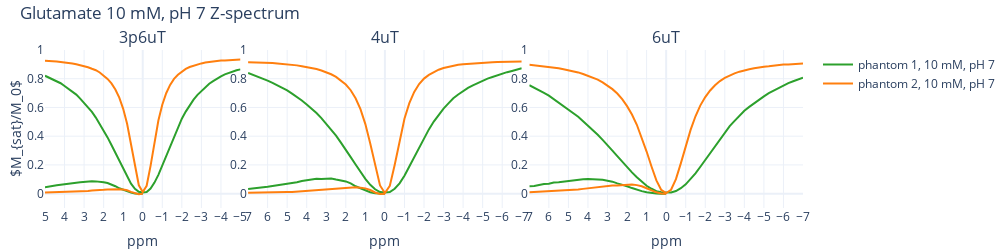
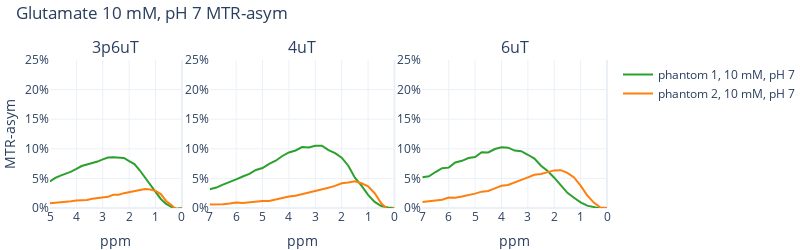

Write notebook code for charts like these, in order.
### Markdown cell above
# 10 mM, 7 pH #

### Code cell
fig = make_subplots(rows=1, cols=3,
                    subplot_titles=B_names[phantom_i], vertical_spacing = 0.07, horizontal_spacing=0.01, column_widths=[w1, w2, w3])
fig_2 = make_subplots(rows=1, cols=3,
                      subplot_titles=B_names[phantom_i], vertical_spacing = 0.07, horizontal_spacing=0.05, column_widths=[w1, w2, w3])

for phantom_i in [0, 1, 2]:
    cest_prtcl_names = cest_prtcls_names[phantom_i]  # 3.6, 4, 6
    colors = ['#1f77b4', '#ff7f0e', '#2ca02c']
    conc_l = conc_ls[phantom_i]
    ph_l = ph_ls[phantom_i]
    tag = tags[phantom_i]
    abc_id = [tag.index('a'), tag.index('b'), tag.index('c')]

    mean_z_spectrum = mean_z_spectra[phantom_i]
    mean_z_spectrum_not_cor = mean_z_spectra_n_c[phantom_i]
    # Iterate over each channel
    for B_idx in range(len(cest_prtcl_names)):
        # Iterate over each image
        for tag_i, cur_tag in enumerate(['a', 'b', 'c']):
            if (phantom_i == 0) & (cur_tag == 'c'):
                plot_flag = 1
            elif (phantom_i == 1) & (cur_tag == 'b'):
                plot_flag = 1
            else:
                plot_flag = 0

            if plot_flag:
                vial_i = tag.index(cur_tag)
                z_vial_B = mean_z_spectrum[vial_i,B_idx,:]
                z_vial_B_not_cor = mean_z_spectrum_not_cor[vial_i,B_idx,:]
                if B_idx == 0:
                    ppm_lim = 5
                    z_vial_B = z_vial_B[:51]
                else:
                    ppm_lim = 7
                
                # MTR asym calculation
                cha_n = len(z_vial_B)
                mid_i = int(cha_n/2 - 1)
                last_i = int(cha_n-1)
                positives = z_vial_B[0:(mid_i+2)]  # positives to 0 (including)
                negatives = z_vial_B[last_i:mid_i:-1]  # negatives to 0 (including)
    
                MTR_asym = negatives-positives
                ppm_asym = np.linspace(ppm_lim, 0, num=(mid_i+2))     
    
                ppm = np.linspace(ppm_lim, -ppm_lim, num=cha_n)
    
                col_idx = B_idx + 1
                fig.add_trace(go.Scatter(x=ppm, y=z_vial_B, line=dict(color=colors[tag_i]), name=f'phantom {phantom_i+1}, {conc_l[vial_i]}, {ph_l[vial_i]}', legendgroup=f'{1}_{col_idx}_1'), row=1, col=col_idx)
                # fig.add_trace(go.Scatter(x=ppm, y=z_vial_B_not_cor, line=dict(color='gray'), name=f'{cur_tag} {conc_l[vial_i]}, {ph_l[vial_i]}', legendgroup=f'{1}_{col_idx}_1'), row=1, col=col_idx)  # later delete!
                fig.add_trace(go.Scatter(x=ppm_asym, y=MTR_asym, line=dict(color=colors[tag_i]), name=f'phantom {phantom_i+1}, {conc_l[vial_i]}, {ph_l[vial_i]}', legendgroup=f'{1}_{col_idx}_2'), row=1, col=col_idx)
                fig.update_xaxes(title_text='ppm', row=1, col=col_idx)
                
                fig_2.add_trace(go.Scatter(x=ppm_asym, y=MTR_asym, line=dict(color=colors[tag_i]), name=f'phantom {phantom_i+1}, {conc_l[vial_i]}, {ph_l[vial_i]}', legendgroup=f'{1}_{col_idx}_2'), row=1, col=col_idx)
                fig_2.update_xaxes(title_text='ppm', row=1, col=col_idx)
            
fig.update_yaxes(title_text='$M_{sat}/M_0$', row=1, col=1, title_standoff=2)
fig_2.update_yaxes(title_text='MTR-asym', row=1, col=1)

# Update layout
fig.update_layout(template='plotly_white',  # Set the theme to plotly white
                  title_text=f'Glutamate 10 mM, pH 7 Z-spectrum',
                  height=250, width=1000,
                  title=dict(x=0.02, y=0.97),
                  margin=dict(l=45, r=0, t=50, b=0)
                  )  # Adjust the title position

fig_2.update_layout(template='plotly_white',  # Set the theme to plotly white
              title_text=f'Glutamate 10 mM, pH 7 MTR-asym',
              height=250, width=800,
              title=dict(x=0.02, y=0.97),
              margin=dict(l=0, r=0, t=60, b=0)
                    )  # Adjust the title position

# Set axes for z-spectrum
fig.update_xaxes(autorange='reversed',tickmode='linear', tick0=0, dtick=1)
fig.update_yaxes(tickmode='linear', tick0=0, dtick=0.2, range=[-0.1, 1])

# # Set axes for MTR-asym
fig_2.update_xaxes(autorange='reversed', dtick=1)
# fig_2.update_xaxes(tickvals=list(range(5)), ticktext=list(map(str, range(4, -1, -1))))
fig_2.update_yaxes(tickmode='linear', tick0=0, dtick=0.05, range=[0, 0.25], tickformat='.0%')    

# Show only specific legend groups
for trace in fig.data:
    trace.showlegend = (trace.legendgroup == '1_1_1')
    
# Show only specific legend groups
for trace in fig_2.data:
    trace.showlegend = (trace.legendgroup == '1_1_2')

# Show the plot
print(f'Glutamate 10 mM, pH 7')
fig.show()
fig_2.show()

pio.write_image(fig, f'images/z_spec/zspec_10_cmpr.jpeg')
pio.write_image(fig_2, f'images/z_spec/mtr_10_cmpr.jpeg')

### Figure 1 — Plotly figure (JSON) as saved in the notebook; plotly's stock layout.template omitted (floating-point values rounded to 4 significant figures)
{"data": [{"legendgroup": "1_1_1", "line": {"color": "#2ca02c"}, "name": "phantom 1, 10 mM, pH 7", "showlegend": true, "type": "scatter", "x": [5.0, 4.8, 4.6, 4.4, 4.2, 4.0, 3.8, 3.6, 3.4, 3.2, 3.0, 2.8, 2.6, 2.4, 2.2, 2.0, 1.8, 1.6, 1.4, 1.2, 1.0, 0.8, 0.6, 0.4, 0.2, 0.0, -0.2, -0.4, -0.6, -0.8, -1.0, -1.2, -1.4, -1.6, -1.8, -2.0, -2.2, -2.4, -2.6, -2.8, -3.0, -3.2, -3.4, -3.6, -3.8, -4.0, -4.2, -4.4, -4.6, -4.8, -5.0], "xaxis": "x", "y": [0.8206, 0.8076, 0.7951, 0.7827, 0.7687, 0.7497, 0.7302, 0.7095, 0.6896, 0.662, 0.633, 0.6023, 0.5691, 0.5295, 0.4865, 0.4427, 0.3915, 0.3384, 0.2831, 0.2274, 0.1691, 0.1154, 0.06973, 0.03358, 0.01279, 0.008403, 0.01166, 0.03537, 0.07666, 0.1306, 0.1963, 0.2647, 0.3346, 0.4022, 0.4656, 0.5219, 0.571, 0.6148, 0.6547, 0.6875, 0.7152, 0.7404, 0.7655, 0.783, 0.801, 0.8156, 0.83, 0.8408, 0.8499, 0.8585, 0.8653], "yaxis": "y"}, {"legendgroup": "1_1_2", "line": {"color": "#2ca02c"}, "name": "phantom 1, 10 mM, pH 7", "showlegend": false, "type": "scatter", "x": [5.0, 4.8, 4.6, 4.4, 4.2, 4.0, 3.8, 3.6, 3.4, 3.2, 3.0, 2.8, 2.6, 2.4, 2.2, 2.0, 1.8, 1.6, 1.4, 1.2, 1.0, 0.8, 0.6, 0.4, 0.2, 0.0], "xaxis": "x", "y": [0.04471, 0.05093, 0.05478, 0.05803, 0.06134, 0.0659, 0.07086, 0.07356, 0.07595, 0.07845, 0.08219, 0.08525, 0.08563, 0.08531, 0.08449, 0.07914, 0.0741, 0.06375, 0.05156, 0.03736, 0.0272, 0.01525, 0.006928, 0.001789, -0.001129, 0.0], "yaxis": "y"}, {"legendgroup": "1_2_1", "line": {"color": "#2ca02c"}, "name": "phantom 1, 10 mM, pH 7", "showlegend": false, "type": "scatter", "x": [7.0, 6.75, 6.5, 6.25, 6.0, 5.75, 5.5, 5.25, 5.0, 4.75, 4.5, 4.25, 4.0, 3.75, 3.5, 3.25, 3.0, 2.75, 2.5, 2.25, 2.0, 1.75, 1.5, 1.25, 1.0, 0.75, 0.5, 0.25, 0.0, -0.25, -0.5, -0.75, -1.0, -1.25, -1.5, -1.75, -2.0, -2.25, -2.5, -2.75, -3.0, -3.25, -3.5, -3.75, -4.0, -4.25, -4.5, -4.75, -5.0, -5.25, -5.5, -5.75, -6.0, -6.25, -6.5, -6.75, -7.0], "xaxis": "x2", "y": [0.8409, 0.8283, 0.8148, 0.8021, 0.7867, 0.7712, 0.7543, 0.7368, 0.7188, 0.6961, 0.6744, 0.6486, 0.6209, 0.5928, 0.5607, 0.5263, 0.4872, 0.4456, 0.4037, 0.3547, 0.307, 0.2539, 0.2024, 0.1512, 0.1026, 0.06158, 0.03039, 0.01054, 0.007177, 0.01142, 0.03377, 0.07176, 0.1247, 0.1889, 0.2537, 0.3253, 0.392, 0.4474, 0.5016, 0.5509, 0.5923, 0.6286, 0.6636, 0.6899, 0.7148, 0.7365, 0.7543, 0.7705, 0.7863, 0.801, 0.8119, 0.8244, 0.8349, 0.8457, 0.8543, 0.8628, 0.8726], "yaxis": "y2"}, {"legendgroup": "1_2_2", "line": {"color": "#2ca02c"}, "name": "phantom 1, 10 mM, pH 7", "showlegend": false, "type": "scatter", "x": [7.0, 6.75, 6.5, 6.25, 6.0, 5.75, 5.5, 5.25, 5.0, 4.75, 4.5, 4.25, 4.0, 3.75, 3.5, 3.25, 3.0, 2.75, 2.5, 2.25, 2.0, 1.75, 1.5, 1.25, 1.0, 0.75, 0.5, 0.25, 0.0], "xaxis": "x2", "y": [0.03165, 0.03447, 0.03952, 0.04355, 0.04823, 0.05321, 0.05761, 0.06418, 0.06751, 0.0744, 0.07989, 0.08786, 0.09384, 0.09717, 0.1029, 0.1024, 0.1051, 0.1053, 0.09789, 0.09267, 0.08507, 0.07139, 0.05123, 0.03773, 0.02213, 0.01018, 0.003378, 0.0008797, 0.0], "yaxis": "y2"}, {"legendgroup": "1_3_1", "line": {"color": "#2ca02c"}, "name": "phantom 1, 10 mM, pH 7", "showlegend": false, "type": "scatter", "x": [7.0, 6.75, 6.5, 6.25, 6.0, 5.75, 5.5, 5.25, 5.0, 4.75, 4.5, 4.25, 4.0, 3.75, 3.5, 3.25, 3.0, 2.75, 2.5, 2.25, 2.0, 1.75, 1.5, 1.25, 1.0, 0.75, 0.5, 0.25, 0.0, -0.25, -0.5, -0.75, -1.0, -1.25, -1.5, -1.75, -2.0, -2.25, -2.5, -2.75, -3.0, -3.25, -3.5, -3.75, -4.0, -4.25, -4.5, -4.75, -5.0, -5.25, -5.5, -5.75, -6.0, -6.25, -6.5, -6.75, -7.0], "xaxis": "x3", "y": [0.7549, 0.7389, 0.7217, 0.7018, 0.6824, 0.658, 0.6381, 0.6149, 0.5906, 0.5629, 0.5359, 0.5045, 0.4748, 0.4424, 0.4097, 0.3742, 0.3392, 0.2998, 0.2612, 0.2217, 0.1833, 0.1483, 0.1148, 0.08306, 0.05494, 0.03389, 0.01713, 0.009214, 0.007943, 0.00859, 0.0182, 0.03787, 0.06435, 0.1005, 0.1404, 0.187, 0.2345, 0.2841, 0.3326, 0.3832, 0.4291, 0.4702, 0.5066, 0.5443, 0.5773, 0.604, 0.6296, 0.657, 0.6768, 0.6994, 0.7178, 0.735, 0.7506, 0.769, 0.7825, 0.7925, 0.8067], "yaxis": "y3"}, {"legendgroup": "1_3_2", "line": {"color": "#2ca02c"}, "name": "phantom 1, 10 mM, pH 7", "showlegend": false, "type": "scatter", "x": [7.0, 6.75, 6.5, 6.25, 6.0, 5.75, 5.5, 5.25, 5.0, 4.75, 4.5, 4.25, 4.0, 3.75, 3.5, 3.25, 3.0, 2.75, 2.5, 2.25, 2.0, 1.75, 1.5, 1.25, 1.0, 0.75, 0.5, 0.25, 0.0], "xaxis": "x3", "y": [0.05181, 0.05353, 0.06079, 0.06723, 0.06819, 0.07696, 0.0797, 0.08444, 0.08621, 0.09412, 0.09373, 0.09959, 0.1025, 0.1019, 0.09698, 0.09597, 0.08994, 0.08345, 0.07137, 0.06236, 0.05123, 0.03875, 0.02568, 0.01743, 0.009415, 0.003981, 0.001066, -0.0006239, 0.0], "yaxis": "y3"}, {"legendgroup": "1_1_1", "line": {"color": "#ff7f0e"}, "name": "phantom 2, 10 mM, pH 7", "showlegend": true, "type": "scatter", "x": [5.0, 4.8, 4.6, 4.4, 4.2, 4.0, 3.8, 3.6, 3.4, 3.2, 3.0, 2.8, 2.6, 2.4, 2.2, 2.0, 1.8, 1.6, 1.4, 1.2, 1.0, 0.8, 0.6, 0.4, 0.2, 0.0, -0.2, -0.4, -0.6, -0.8, -1.0, -1.2, -1.4, -1.6, -1.8, -2.0, -2.2, -2.4, -2.6, -2.8, -3.0, -3.2, -3.4, -3.6, -3.8, -4.0, -4.2, -4.4, -4.6, -4.8, -5.0], "xaxis": "x", "y": [0.9251, 0.925, 0.923, 0.9196, 0.916, 0.9139, 0.9109, 0.9063, 0.9012, 0.8959, 0.889, 0.8801, 0.8691, 0.8591, 0.8435, 0.8236, 0.7986, 0.7677, 0.7251, 0.668, 0.5904, 0.486, 0.3487, 0.1888, 0.05804, 0.01163, 0.05456, 0.1936, 0.3606, 0.5095, 0.6194, 0.6991, 0.7571, 0.7989, 0.8278, 0.8506, 0.8686, 0.8815, 0.8913, 0.8989, 0.9067, 0.9126, 0.9168, 0.9197, 0.9239, 0.9264, 0.9273, 0.9295, 0.9318, 0.9337, 0.9332], "yaxis": "y"}, {"legendgroup": "1_1_2", "line": {"color": "#ff7f0e"}, "name": "phantom 2, 10 mM, pH 7", "showlegend": false, "type": "scatter", "x": [5.0, 4.8, 4.6, 4.4, 4.2, 4.0, 3.8, 3.6, 3.4, 3.2, 3.0, 2.8, 2.6, 2.4, 2.2, 2.0, 1.8, 1.6, 1.4, 1.2, 1.0, 0.8, 0.6, 0.4, 0.2, 0.0], "xaxis": "x", "y": [0.008025, 0.008683, 0.008789, 0.009874, 0.01123, 0.01246, 0.01299, 0.01347, 0.01566, 0.01673, 0.01766, 0.01883, 0.02221, 0.02242, 0.02508, 0.02701, 0.02919, 0.03113, 0.03198, 0.03109, 0.02901, 0.02349, 0.01186, 0.00485, -0.003484, 0.0], "yaxis": "y"}, {"legendgroup": "1_2_1", "line": {"color": "#ff7f0e"}, "name": "phantom 2, 10 mM, pH 7", "showlegend": false, "type": "scatter", "x": [7.0, 6.75, 6.5, 6.25, 6.0, 5.75, 5.5, 5.25, 5.0, 4.75, 4.5, 4.25, 4.0, 3.75, 3.5, 3.25, 3.0, 2.75, 2.5, 2.25, 2.0, 1.75, 1.5, 1.25, 1.0, 0.75, 0.5, 0.25, 0.0, -0.25, -0.5, -0.75, -1.0, -1.25, -1.5, -1.75, -2.0, -2.25, -2.5, -2.75, -3.0, -3.25, -3.5, -3.75, -4.0, -4.25, -4.5, -4.75, -5.0, -5.25, -5.5, -5.75, -6.0, -6.25, -6.5, -6.75, -7.0], "xaxis": "x2", "y": [0.9141, 0.9137, 0.9123, 0.9101, 0.909, 0.909, 0.9057, 0.9029, 0.8995, 0.8982, 0.893, 0.8863, 0.8816, 0.8764, 0.8676, 0.8574, 0.8461, 0.8312, 0.8131, 0.7892, 0.7593, 0.72, 0.6635, 0.5878, 0.4843, 0.3484, 0.1912, 0.0569, 0.004536, 0.05409, 0.1993, 0.3734, 0.5209, 0.6296, 0.7087, 0.7632, 0.801, 0.8266, 0.8473, 0.8625, 0.8744, 0.8832, 0.8909, 0.8972, 0.901, 0.9041, 0.9076, 0.9102, 0.9112, 0.9136, 0.9155, 0.9173, 0.9184, 0.9178, 0.9187, 0.9198, 0.9201], "yaxis": "y2"}, {"legendgroup": "1_2_2", "line": {"color": "#ff7f0e"}, "name": "phantom 2, 10 mM, pH 7", "showlegend": false, "type": "scatter", "x": [7.0, 6.75, 6.5, 6.25, 6.0, 5.75, 5.5, 5.25, 5.0, 4.75, 4.5, 4.25, 4.0, 3.75, 3.5, 3.25, 3.0, 2.75, 2.5, 2.25, 2.0, 1.75, 1.5, 1.25, 1.0, 0.75, 0.5, 0.25, 0.0], "xaxis": "x2", "y": [0.005937, 0.006045, 0.006454, 0.007667, 0.009408, 0.008303, 0.009717, 0.01069, 0.01164, 0.01199, 0.01457, 0.01772, 0.01945, 0.02083, 0.02324, 0.0258, 0.02837, 0.03136, 0.03417, 0.0374, 0.04175, 0.0432, 0.04516, 0.04183, 0.03664, 0.025, 0.008023, -0.002806, 0.0], "yaxis": "y2"}, {"legendgroup": "1_3_1", "line": {"color": "#ff7f0e"}, "name": "phantom 2, 10 mM, pH 7", "showlegend": false, "type": "scatter", "x": [7.0, 6.75, 6.5, 6.25, 6.0, 5.75, 5.5, 5.25, 5.0, 4.75, 4.5, 4.25, 4.0, 3.75, 3.5, 3.25, 3.0, 2.75, 2.5, 2.25, 2.0, 1.75, 1.5, 1.25, 1.0, 0.75, 0.5, 0.25, 0.0, -0.25, -0.5, -0.75, -1.0, -1.25, -1.5, -1.75, -2.0, -2.25, -2.5, -2.75, -3.0, -3.25, -3.5, -3.75, -4.0, -4.25, -4.5, -4.75, -5.0, -5.25, -5.5, -5.75, -6.0, -6.25, -6.5, -6.75, -7.0], "xaxis": "x3", "y": [0.8967, 0.8934, 0.8897, 0.885, 0.8811, 0.878, 0.8725, 0.8653, 0.8597, 0.853, 0.8441, 0.8328, 0.8215, 0.8102, 0.794, 0.7748, 0.7535, 0.7275, 0.6968, 0.6574, 0.609, 0.5507, 0.4793, 0.3924, 0.293, 0.1893, 0.09179, 0.02583, 0.004147, 0.02678, 0.1009, 0.2107, 0.3307, 0.4439, 0.5387, 0.6146, 0.6726, 0.718, 0.7542, 0.7835, 0.8053, 0.823, 0.8375, 0.8491, 0.859, 0.866, 0.8729, 0.8806, 0.884, 0.887, 0.8921, 0.8955, 0.8989, 0.8989, 0.9021, 0.9051, 0.9068], "yaxis": "y3"}, {"legendgroup": "1_3_2", "line": {"color": "#ff7f0e"}, "name": "phantom 2, 10 mM, pH 7", "showlegend": false, "type": "scatter", "x": [7.0, 6.75, 6.5, 6.25, 6.0, 5.75, 5.5, 5.25, 5.0, 4.75, 4.5, 4.25, 4.0, 3.75, 3.5, 3.25, 3.0, 2.75, 2.5, 2.25, 2.0, 1.75, 1.5, 1.25, 1.0, 0.75, 0.5, 0.25, 0.0], "xaxis": "x3", "y": [0.01003, 0.0117, 0.01241, 0.01399, 0.01779, 0.01752, 0.01959, 0.02165, 0.02428, 0.02763, 0.0288, 0.03315, 0.03757, 0.0389, 0.04359, 0.0482, 0.05178, 0.05602, 0.05734, 0.06056, 0.06352, 0.06392, 0.05933, 0.05155, 0.03764, 0.02145, 0.009082, 0.0009445, 0.0], "yaxis": "y3"}], "layout": {"annotations": [{"font": {"size": 16}, "showarrow": false, "text": "3p6uT", "x": 0.1289, "xanchor": "center", "xref": "paper", "y": 1.0, "yanchor": "bottom", "yref": "paper"}, {"font": {"size": 16}, "showarrow": false, "text": "4uT", "x": 0.4484, "xanchor": "center", "xref": "paper", "y": 1.0, "yanchor": "bottom", "yref": "paper"}, {"font": {"size": 16}, "showarrow": false, "text": "6uT", "x": 0.8195, "xanchor": "center", "xref": "paper", "y": 1.0, "yanchor": "bottom", "yref": "paper"}], "height": 250, "margin": {"b": 0, "l": 45, "r": 0, "t": 50}, "title": {"text": "Glutamate 10 mM, pH 7 Z-spectrum", "x": 0.02, "y": 0.97}, "width": 1000, "xaxis": {"anchor": "y", "autorange": "reversed", "domain": [0.0, 0.2579], "dtick": 1, "tick0": 0, "tickmode": "linear", "title": {"text": "ppm"}}, "xaxis2": {"anchor": "y2", "autorange": "reversed", "domain": [0.2679, 0.6289], "dtick": 1, "tick0": 0, "tickmode": "linear", "title": {"text": "ppm"}}, "xaxis3": {"anchor": "y3", "autorange": "reversed", "domain": [0.6389, 1.0], "dtick": 1, "tick0": 0, "tickmode": "linear", "title": {"text": "ppm"}}, "yaxis": {"anchor": "x", "domain": [0.0, 1.0], "dtick": 0.2, "range": [-0.1, 1], "tick0": 0, "tickmode": "linear", "title": {"standoff": 2, "text": "$M_{sat}/M_0$"}}, "yaxis2": {"anchor": "x2", "domain": [0.0, 1.0], "dtick": 0.2, "range": [-0.1, 1], "tick0": 0, "tickmode": "linear"}, "yaxis3": {"anchor": "x3", "domain": [0.0, 1.0], "dtick": 0.2, "range": [-0.1, 1], "tick0": 0, "tickmode": "linear"}}}

### Figure 2 — Plotly figure (JSON) as saved in the notebook; plotly's stock layout.template omitted (floating-point values rounded to 4 significant figures)
{"data": [{"legendgroup": "1_1_2", "line": {"color": "#2ca02c"}, "name": "phantom 1, 10 mM, pH 7", "showlegend": true, "type": "scatter", "x": [5.0, 4.8, 4.6, 4.4, 4.2, 4.0, 3.8, 3.6, 3.4, 3.2, 3.0, 2.8, 2.6, 2.4, 2.2, 2.0, 1.8, 1.6, 1.4, 1.2, 1.0, 0.8, 0.6, 0.4, 0.2, 0.0], "xaxis": "x", "y": [0.04471, 0.05093, 0.05478, 0.05803, 0.06134, 0.0659, 0.07086, 0.07356, 0.07595, 0.07845, 0.08219, 0.08525, 0.08563, 0.08531, 0.08449, 0.07914, 0.0741, 0.06375, 0.05156, 0.03736, 0.0272, 0.01525, 0.006928, 0.001789, -0.001129, 0.0], "yaxis": "y"}, {"legendgroup": "1_2_2", "line": {"color": "#2ca02c"}, "name": "phantom 1, 10 mM, pH 7", "showlegend": false, "type": "scatter", "x": [7.0, 6.75, 6.5, 6.25, 6.0, 5.75, 5.5, 5.25, 5.0, 4.75, 4.5, 4.25, 4.0, 3.75, 3.5, 3.25, 3.0, 2.75, 2.5, 2.25, 2.0, 1.75, 1.5, 1.25, 1.0, 0.75, 0.5, 0.25, 0.0], "xaxis": "x2", "y": [0.03165, 0.03447, 0.03952, 0.04355, 0.04823, 0.05321, 0.05761, 0.06418, 0.06751, 0.0744, 0.07989, 0.08786, 0.09384, 0.09717, 0.1029, 0.1024, 0.1051, 0.1053, 0.09789, 0.09267, 0.08507, 0.07139, 0.05123, 0.03773, 0.02213, 0.01018, 0.003378, 0.0008797, 0.0], "yaxis": "y2"}, {"legendgroup": "1_3_2", "line": {"color": "#2ca02c"}, "name": "phantom 1, 10 mM, pH 7", "showlegend": false, "type": "scatter", "x": [7.0, 6.75, 6.5, 6.25, 6.0, 5.75, 5.5, 5.25, 5.0, 4.75, 4.5, 4.25, 4.0, 3.75, 3.5, 3.25, 3.0, 2.75, 2.5, 2.25, 2.0, 1.75, 1.5, 1.25, 1.0, 0.75, 0.5, 0.25, 0.0], "xaxis": "x3", "y": [0.05181, 0.05353, 0.06079, 0.06723, 0.06819, 0.07696, 0.0797, 0.08444, 0.08621, 0.09412, 0.09373, 0.09959, 0.1025, 0.1019, 0.09698, 0.09597, 0.08994, 0.08345, 0.07137, 0.06236, 0.05123, 0.03875, 0.02568, 0.01743, 0.009415, 0.003981, 0.001066, -0.0006239, 0.0], "yaxis": "y3"}, {"legendgroup": "1_1_2", "line": {"color": "#ff7f0e"}, "name": "phantom 2, 10 mM, pH 7", "showlegend": true, "type": "scatter", "x": [5.0, 4.8, 4.6, 4.4, 4.2, 4.0, 3.8, 3.6, 3.4, 3.2, 3.0, 2.8, 2.6, 2.4, 2.2, 2.0, 1.8, 1.6, 1.4, 1.2, 1.0, 0.8, 0.6, 0.4, 0.2, 0.0], "xaxis": "x", "y": [0.008025, 0.008683, 0.008789, 0.009874, 0.01123, 0.01246, 0.01299, 0.01347, 0.01566, 0.01673, 0.01766, 0.01883, 0.02221, 0.02242, 0.02508, 0.02701, 0.02919, 0.03113, 0.03198, 0.03109, 0.02901, 0.02349, 0.01186, 0.00485, -0.003484, 0.0], "yaxis": "y"}, {"legendgroup": "1_2_2", "line": {"color": "#ff7f0e"}, "name": "phantom 2, 10 mM, pH 7", "showlegend": false, "type": "scatter", "x": [7.0, 6.75, 6.5, 6.25, 6.0, 5.75, 5.5, 5.25, 5.0, 4.75, 4.5, 4.25, 4.0, 3.75, 3.5, 3.25, 3.0, 2.75, 2.5, 2.25, 2.0, 1.75, 1.5, 1.25, 1.0, 0.75, 0.5, 0.25, 0.0], "xaxis": "x2", "y": [0.005937, 0.006045, 0.006454, 0.007667, 0.009408, 0.008303, 0.009717, 0.01069, 0.01164, 0.01199, 0.01457, 0.01772, 0.01945, 0.02083, 0.02324, 0.0258, 0.02837, 0.03136, 0.03417, 0.0374, 0.04175, 0.0432, 0.04516, 0.04183, 0.03664, 0.025, 0.008023, -0.002806, 0.0], "yaxis": "y2"}, {"legendgroup": "1_3_2", "line": {"color": "#ff7f0e"}, "name": "phantom 2, 10 mM, pH 7", "showlegend": false, "type": "scatter", "x": [7.0, 6.75, 6.5, 6.25, 6.0, 5.75, 5.5, 5.25, 5.0, 4.75, 4.5, 4.25, 4.0, 3.75, 3.5, 3.25, 3.0, 2.75, 2.5, 2.25, 2.0, 1.75, 1.5, 1.25, 1.0, 0.75, 0.5, 0.25, 0.0], "xaxis": "x3", "y": [0.01003, 0.0117, 0.01241, 0.01399, 0.01779, 0.01752, 0.01959, 0.02165, 0.02428, 0.02763, 0.0288, 0.03315, 0.03757, 0.0389, 0.04359, 0.0482, 0.05178, 0.05602, 0.05734, 0.06056, 0.06352, 0.06392, 0.05933, 0.05155, 0.03764, 0.02145, 0.009082, 0.0009445, 0.0], "yaxis": "y3"}], "layout": {"annotations": [{"font": {"size": 16}, "showarrow": false, "text": "3p6uT", "x": 0.1184, "xanchor": "center", "xref": "paper", "y": 1.0, "yanchor": "bottom", "yref": "paper"}, {"font": {"size": 16}, "showarrow": false, "text": "4uT", "x": 0.4526, "xanchor": "center", "xref": "paper", "y": 1.0, "yanchor": "bottom", "yref": "paper"}, {"font": {"size": 16}, "showarrow": false, "text": "6uT", "x": 0.8342, "xanchor": "center", "xref": "paper", "y": 1.0, "yanchor": "bottom", "yref": "paper"}], "height": 250, "margin": {"b": 0, "l": 0, "r": 0, "t": 60}, "title": {"text": "Glutamate 10 mM, pH 7 MTR-asym", "x": 0.02, "y": 0.97}, "width": 800, "xaxis": {"anchor": "y", "autorange": "reversed", "domain": [0.0, 0.2368], "dtick": 1, "title": {"text": "ppm"}}, "xaxis2": {"anchor": "y2", "autorange": "reversed", "domain": [0.2868, 0.6184], "dtick": 1, "title": {"text": "ppm"}}, "xaxis3": {"anchor": "y3", "autorange": "reversed", "domain": [0.6684, 1.0], "dtick": 1, "title": {"text": "ppm"}}, "yaxis": {"anchor": "x", "domain": [0.0, 1.0], "dtick": 0.05, "range": [0, 0.25], "tick0": 0, "tickformat": ".0%", "tickmode": "linear", "title": {"text": "MTR-asym"}}, "yaxis2": {"anchor": "x2", "domain": [0.0, 1.0], "dtick": 0.05, "range": [0, 0.25], "tick0": 0, "tickformat": ".0%", "tickmode": "linear"}, "yaxis3": {"anchor": "x3", "domain": [0.0, 1.0], "dtick": 0.05, "range": [0, 0.25], "tick0": 0, "tickformat": ".0%", "tickmode": "linear"}}}
